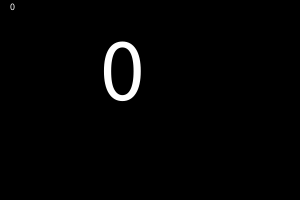
Frame 1 (no input)
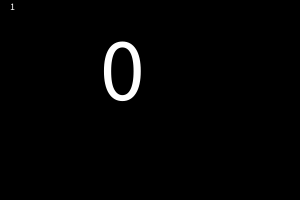
Frame 60 (the mouse pressed at the canvas centre just before this capture)
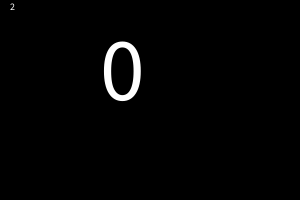
Frame 120 (the mouse held since frame 60 and released just before this capture)

The Processing sketch that drew these frames (run headless with seeded random() and noise(); from frame 60 on, the mouse is pressed at the canvas centre):

// Processing sketch: H12_Opd_2
// ── H12_Opd_2.pde


int teller;

void setup(){
size(300,200);


}


void draw(){

  
  background(0);
  textSize(10);
  text(millis() / 1000,10,10);

  
  if(millis() / 1000 >= 10){
    background(0,255,120);
  }
  
    textSize(90);
    text(teller,100,100);
}

void keyPressed(){
if(keyCode == 32 && millis() / 1000 < 10){
  teller++;
}

}
